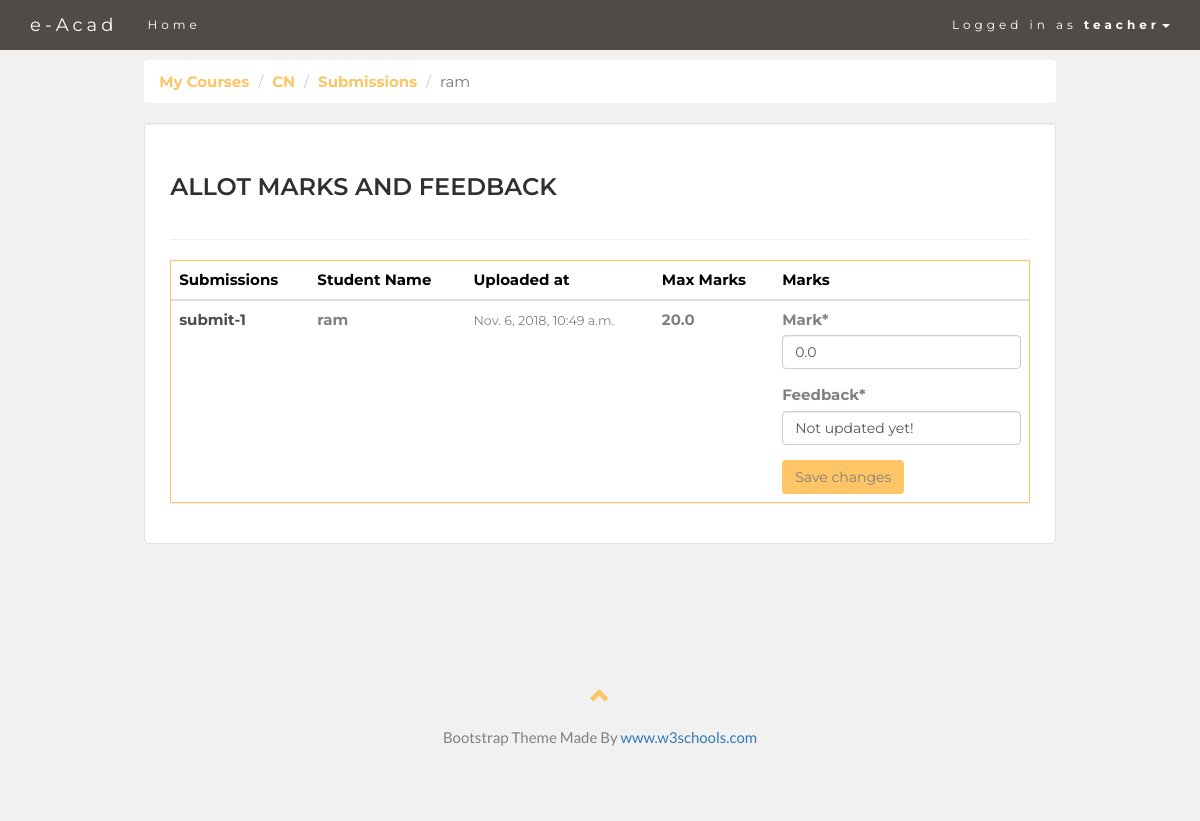
The page /teachers/course/submissions/9/ (signed in) on the database its author committed.
### classroom/models.py (models this page shows, shortened)
class User(AbstractUser):
    is_student = models.BooleanField(default=False)
    is_teacher = models.BooleanField(default=False)
    is_ta = models.BooleanField(default=False)
    semester = models.IntegerField(default=0)
    RollNo = models.CharField(max_length=100, default='')
    vote = models.BooleanField(default=False)

class Submission(models.Model):
    course = models.ForeignKey(Course, on_delete=models.CASCADE, related_name='submissions')
    student = models.ForeignKey(Student, on_delete=models.CASCADE, related_name='submissions')
    assignment = models.ForeignKey(Assignment, on_delete=models.CASCADE, related_name='submissions')
    file_name = models.CharField(max_length=500, default='')
    file_upload = models.FileField(upload_to='submissions/')
    uploaded_at = models.DateTimeField(auto_now_add=True, null=True)
    mark = models.FloatField(default=0)
    feedback = models.CharField(max_length=200, default='Not updated yet!')

class Course(models.Model):
    owner = models.ForeignKey(User, on_delete=models.CASCADE, related_name='courses')
    semester = models.IntegerField(default=0)
    course_code = models.CharField(max_length=100, default='course_code')
    course_title = models.CharField(max_length=100, default='course_title')
    about = models.TextField(default='anything about course')
    totalclasses = models.IntegerField(default=0)
    classestaken = models.IntegerField(default=0)
    def __str__(self):
        return self.course_title

class Student(models.Model):
    user = models.ForeignKey(User, on_delete=models.CASCADE, primary_key=True, related_name='student')
    interests = models.ManyToManyField(Course, related_name='interested_students')
    def __str__(self):
        return self.user.username

class Assignment(models.Model):
    course = models.ForeignKey(Course, on_delete=models.CASCADE, related_name='assignments')
    file_name = models.CharField(max_length=500, default='')
    file_upload = models.FileField(upload_to='assignments/')
    uploaded_at = models.DateTimeField(auto_now_add=True)
    max_marks = models.FloatField()
    ta = models.ManyToManyField(TA,default=None, related_name='tas')
    visible = models.BooleanField(default=False)

### classroom/views/teachers.py (the view, shortened to what this page needs)
# urls.py: path('teachers/course/submissions/<int:pk>/', teachers.AllotMark.as_view(),name='allot_marks'),
@method_decorator([login_required, teacher_required], name='dispatch')
class AllotMark(UpdateView):
    model = Submission
    fields = ('mark', 'feedback',)
    template_name = 'classroom/teachers/x.html'

### classroom/templates/classroom/teachers/x.html (shortened to what this page needs)
{% extends 'base.html' %}
{% load crispy_forms_tags %}
{% block content %}
<nav aria-label="breadcrumb">
    <ol class="breadcrumb">
      <li class="breadcrumb-item"><a href="{% url 'course_add' %}" class="yellow">My Courses</a></li>
        <li class="breadcrumb-item active" aria-current="page"><a href="{% url 'course_view' submission.course.id%}" class="yellow">{{ submission.course }}</a></li>
        <li class="breadcrumb-item active" aria-current="page"><a href="{% url 'student_submissions' submission.course.id submission.assignment.id  %}" class="yellow">Submissions</a></li>
        <li class="breadcrumb-item active" aria-current="page">{{ submission.student }}</li>
    </ol>
  </nav>
 <div class="well">
     <div class="page-header">
             <h2>allot marks and feedback </h2>
        </div>
     <div class="panel panel-primary">
            <div class="table-responsive">
            <table class="table table-hover">
        <thead>
        <tr style="color: black;">
          <th>Submissions</th>
            <th>Student Name</th>
            <th>Uploaded at</th>
            <th>Max Marks</th>
            <th>Marks</th>
        </tr>
      </thead>
         <tbody>
          <tr>
             <td class="align-middle"><a href="{{ submissions.file_upload.url }}" class="colour">{{ submission.file_name }}</a></td>
              <td class="align-middle"><b>{{ submission.student }}</b></td>
              <td class="align-middle"><small> {{ submission.uploaded_at }}</small><br></td>
              <td class="align-middle"><b>{{ submission.assignment.max_marks}}</b></td>
              <td class="align-middle">
                  <form method="post" novalidate>
          {{ form|crispy }}
        <button type="submit" class="btn btn-button">Save changes</button>
         </form>
      </tbody>
    </table>
 </div>
     </div></div>
{% endblock %}

### templates/base.html (shortened to what this page needs)
{% load static %}
<!DOCTYPE html>
<html lang="en">
<head>
  <link rel="stylesheet" href="https://maxcdn.bootstrapcdn.com/bootstrap/3.3.7/css/bootstrap.min.css">
</head>
<body id="myPage" data-spy="scroll" data-target=".navbar" data-offset="60">
<nav class="navbar navbar-default navbar-fixed-top">
  <div class="container">
    <div class="navbar-header">
      <a class="navbar-brand" href="#myPage">e-Acad</a>
    </div>
    <div class="collapse navbar-collapse" id="myNavbar">
      <ul class="nav navbar-nav ">
        <li><a href="{% url 'home' %}">Home</a></li>
      </ul>
      <ul class="nav navbar-nav navbar-right">
        {% if user.is_authenticated %}
        <li class="dropdown" >
        <a class="dropdown-toggle"  style="background-color: #514b48;" data-toggle="dropdown"  href="#">Logged in as <strong>{{ user.username }}</strong><span class="caret"></span></a>
        </li>
         {% endif %}
      </ul>
    </div>
  </div>
</nav>
<div class="container-fluid">
<div class="row">
  <div class="col-sm-1">
  </div>
  <div class="col-sm-10">
  {% block content %}
{% endblock %}
  </div>
  <div class="col-sm-1">
  </div>
</div>
</div>
<footer class="container-fluid text-center">
  <a href="#myPage" title="To Top">
    <span class="glyphicon glyphicon-chevron-up"></span>
  </a>
  <p>Bootstrap Theme Made By <a href="https://www.w3schools.com" title="Visit w3schools">www.w3schools.com</a></p>
</footer>
</body>
</html>

### templates/base.html (style rules this page uses)
body { font: 400 15px Lato, sans-serif; line-height: 1.8; color: #818181; background-color: #F1F1F2; }
h2 { font-size: 24px; text-transform: uppercase; color: #303030; font-weight: 600; margin-bottom: 30px; }
ol.breadcrumb { background-color: #fff; font-family: Montserrat, sans-serif; }
.well { background-color: white; padding: 10px 25px 20px 25px; font-family: Montserrat, sans-serif; }
.btn-button { background-color: #FDC566; }
a.colour { color: #514b48; font-weight: bold; }
a.yellow { color:#FDC566; font-weight: bold; }
.container-fluid { padding: 60px 50px; }
.panel { border: 1px solid #FDC566; border-radius:0 !important; transition: box-shadow 0.5s; }
.navbar { margin-bottom: 0; background-color: #514b48; z-index: 9999; border: 0; font-size: 12px !important; line-height: 1.42857143 !important; letter-spacing: 4px; border-radius: 0; font-family: Montserrat, sans-serif; }
.navbar li a, .navbar .navbar-brand { color: #fff !important; }
footer .glyphicon { font-size: 20px; margin-bottom: 20px; color: #FDC566; }

### rows shown on the page
User: username "teacher"
Submission: course "CN", student "ram", file_name "submit-1", uploaded_at "Nov. 6, 2018, 10:49 a.m.", assignment.max_marks "20.0", mark "0.0", feedback "Not updated yet!"
